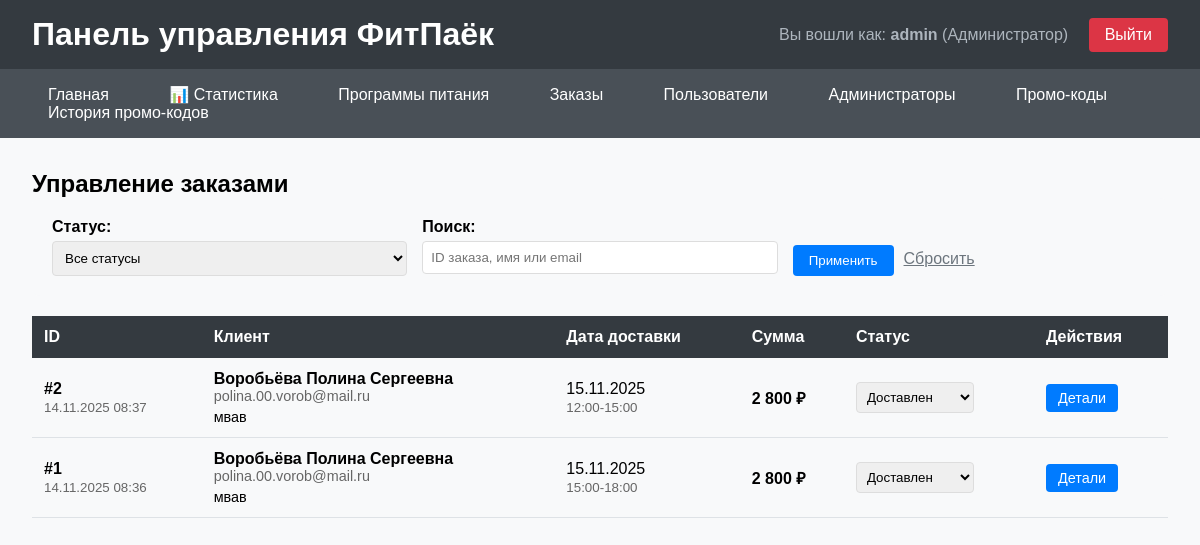
The app's page /admin/orders.php (signed in) with its own data.
### tables this page shows
CREATE TABLE `orders` (
  `id` int NOT NULL,
  `user_id` int NOT NULL,
  `total_amount` decimal(10,2) NOT NULL,
  `status` enum('pending','confirmed','preparing','delivering','delivered','cancelled') DEFAULT 'pending',
  `delivery_address` text NOT NULL,
  `delivery_date` date NOT NULL,
  `delivery_interval` varchar(100) NOT NULL,
  `customer_notes` text,
  `admin_notes` text,
  `created_at` timestamp NULL DEFAULT CURRENT_TIMESTAMP,
  `updated_at` timestamp NULL DEFAULT CURRENT_TIMESTAMP ON UPDATE CURRENT_TIMESTAMP
);

CREATE TABLE `users` (
  `id` int NOT NULL,
  `email` varchar(255) NOT NULL,
  `password_hash` varchar(255) NOT NULL,
  `name` varchar(100) NOT NULL,
  `phone` varchar(20) DEFAULT NULL,
  `delivery_address` text,
  `created_at` timestamp NULL DEFAULT CURRENT_TIMESTAMP,
  `updated_at` timestamp NULL DEFAULT CURRENT_TIMESTAMP ON UPDATE CURRENT_TIMESTAMP
);

### config.php (called while the page is built, shortened)
<?php
function e($text) {
    return htmlspecialchars($text, ENT_QUOTES, 'UTF-8');
}
?>

### admin/orders.php (the view, shortened to what this page needs)
<?php
require_once '../config.php';
$search = $_GET['search'] ?? '';
$sql = "SELECT o.*, u.name as user_name, u.email, u.phone
        FROM orders o
        JOIN users u ON o.user_id = u.id
        WHERE 1=1";
$params = [];
$sql .= " ORDER BY o.created_at DESC";
$stmt = $pdo->prepare($sql);
$stmt->execute($params);
$orders = $stmt->fetchAll();
?>
<?php include 'includes/header.php'; ?>
<h2>Управление заказами</h2>
<form method="GET" style="background: #f8f9fa; padding: 20px; border-radius: 8px; margin-bottom: 20px;">
    <div style="display: grid; grid-template-columns: repeat(auto-fit, minmax(200px, 1fr)); gap: 15px;">
        <div>
            <label style="display: block; margin-bottom: 5px; font-weight: bold;">Статус:</label>
            <select name="status" style="width: 100%; padding: 8px; border: 1px solid #ddd; border-radius: 4px;">
                <option value="">Все статусы</option>
            </select>
        </div>
        <div>
            <label style="display: block; margin-bottom: 5px; font-weight: bold;">Поиск:</label>
            <input type="text" name="search" value="<?php echo e($search); ?>"
                   placeholder="ID заказа, имя или email"
                   style="width: 100%; padding: 8px; border: 1px solid #ddd; border-radius: 4px;">
        </div>
        <div style="display: flex; align-items: end; gap: 10px;">
            <button type="submit" style="background: #007bff; color: white; padding: 8px 16px; border: none; border-radius: 4px; cursor: pointer;">
                Применить
            </button>
            <a href="orders.php" style="color: #6c757d; padding: 8px 0;">Сбросить</a>
        </div>
    </div>
</form>
<div style="overflow-x: auto;">
    <table style="width: 100%; border-collapse: collapse; min-width: 800px;">
        <thead>
            <tr style="background: #343a40; color: white;">
                <th style="padding: 12px; text-align: left;">ID</th>
                <th style="padding: 12px; text-align: left;">Клиент</th>
                <th style="padding: 12px; text-align: left;">Дата доставки</th>
                <th style="padding: 12px; text-align: left;">Сумма</th>
                <th style="padding: 12px; text-align: left;">Статус</th>
                <th style="padding: 12px; text-align: left;">Действия</th>
            </tr>
        </thead>
        <tbody>
            <?php foreach ($orders as $order): ?>
            <tr style="border-bottom: 1px solid #dee2e6;">
                <td style="padding: 12px;">
                    <strong>#<?php echo $order['id']; ?></strong><br>
                    <small style="color: #666;"><?php echo date('d.m.Y H:i', strtotime($order['created_at'])); ?></small>
                </td>
                <td style="padding: 12px;">
                    <div><strong><?php echo e($order['user_name']); ?></strong></div>
                    <div style="color: #666; font-size: 0.9rem;">
                        <?php echo e($order['email']); ?><br>
                    </div>
                    <div style="font-size: 0.9rem; margin-top: 5px;">
                        <?php echo e($order['delivery_address']); ?>
                    </div>
                </td>
                <td style="padding: 12px;">
                    <?php echo date('d.m.Y', strtotime($order['delivery_date'])); ?><br>
                    <small style="color: #666;"><?php echo e($order['delivery_interval']); ?></small>
                </td>
                <td style="padding: 12px; font-weight: bold;">
                    <?php echo number_format($order['total_amount'], 0, ',', ' '); ?> ₽
                </td>
                <td style="padding: 12px;">
                    <form method="POST" style="display: inline;">
                        <select name="status" onchange="this.form.submit()"
                                style="padding: 6px; border: 1px solid #ddd; border-radius: 4px;">
                            <option value="delivered" <?php echo ($order['status'] === 'delivered') ? 'selected' : ''; ?>>Доставлен</option>
                        </select>
                    </form>
                </td>
                <td style="padding: 12px;">
                    <a href="order_details.php?id=<?php echo $order['id']; ?>"
                       style="background: #007bff; color: white; padding: 6px 12px; text-decoration: none; border-radius: 4px; font-size: 0.9rem;">
                        Детали
                    </a>
                </td>
            </tr>
            <?php endforeach; ?>
        </tbody>
    </table>
</div>
<?php include 'includes/footer.php'; ?>

### admin/includes/header.php (style rules this page uses)
* { margin: 0; padding: 0; box-sizing: border-box; }
body { font-family: Arial, sans-serif; background: #f8f9fa; }

### records on screen
orders: id "2", created_at "14.11.2025 08:37", user.name "Воробьёва Полина Сергеевна", user.email "polina.00.vorob@mail.ru", delivery_address "мвав", delivery_date "15.11.2025", delivery_interval "12:00-15:00", total_amount "2 800", status "Доставлен"
orders: id "1", created_at "14.11.2025 08:36", user.name "Воробьёва Полина Сергеевна", user.email "polina.00.vorob@mail.ru", delivery_address "мвав", delivery_date "15.11.2025", delivery_interval "15:00-18:00", total_amount "2 800", status "Доставлен"

### other values on screen
$_SESSION['admin_username'] "admin"
$_SESSION['admin_role'] === 'admin' ? 'Администратор' : 'Менеджер' "Администратор"
